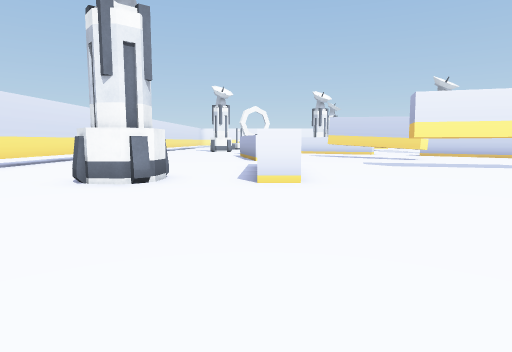
view 1 (above)

24 first-person views from a walk through a scene from a Unity 3-D project. The camera is 0.72 m above the floor, tilts 6° down and sees 75° across. The floor is counted in squares, 1 m on a side. Each view is taken from the middle of a square. On the plan, view 1 faces up. The plan holds only what a view shows up to about 10 squares ahead; the rest is blank. The place goes on beyond the plan.

view 2
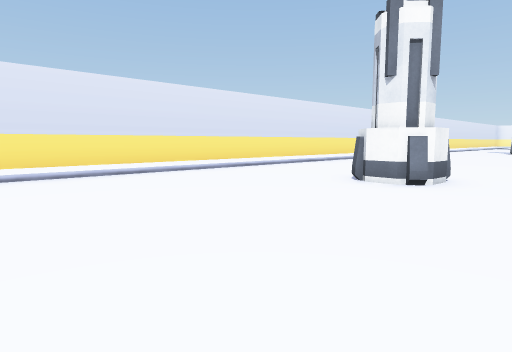

view 3
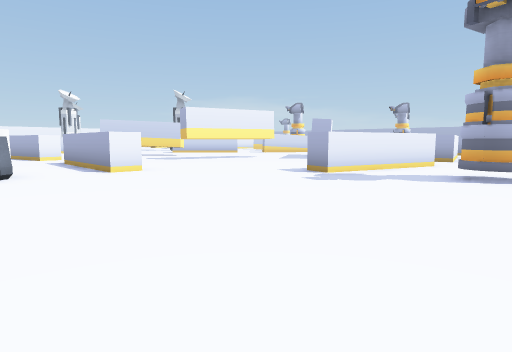

view 4
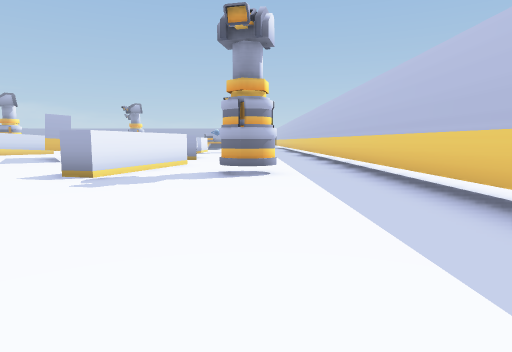

view 5
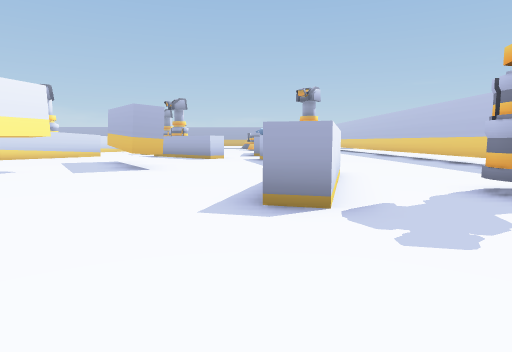

view 6
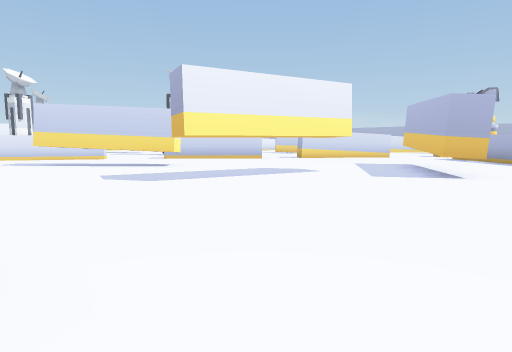

view 7
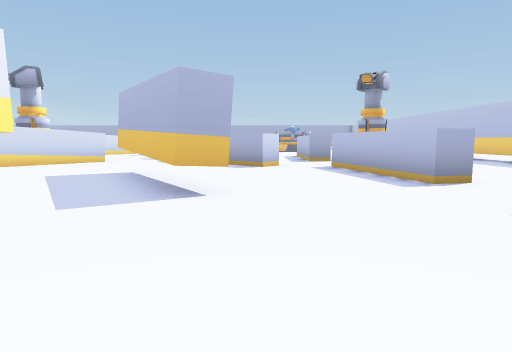

view 8
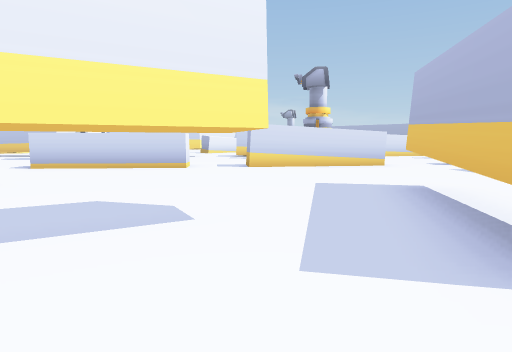

view 9
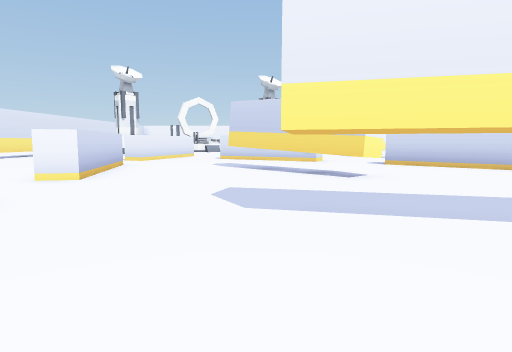

view 10
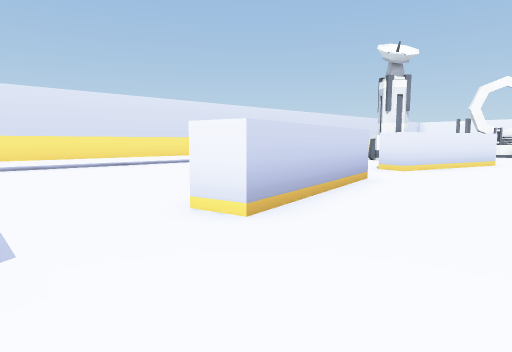

view 11
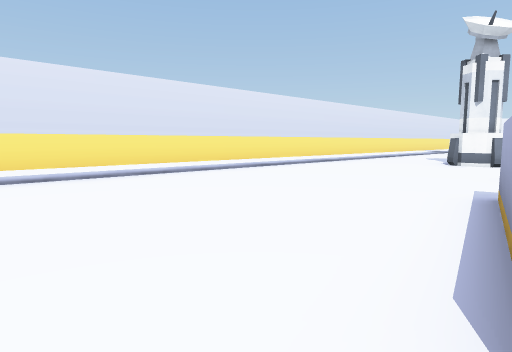

view 12
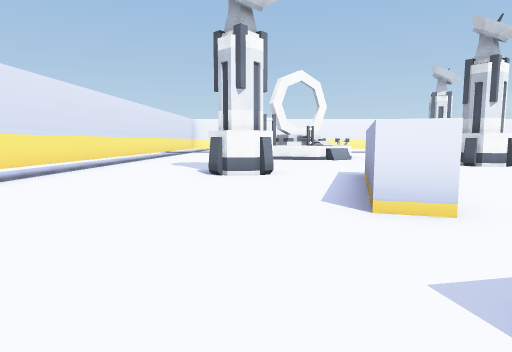

view 13
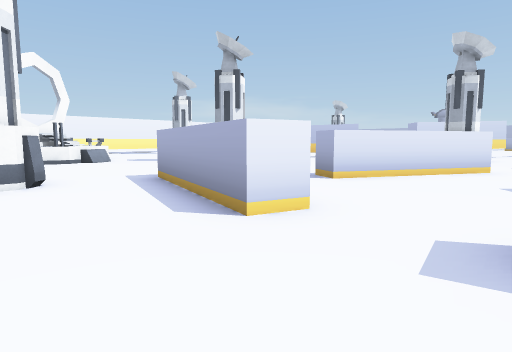

view 14
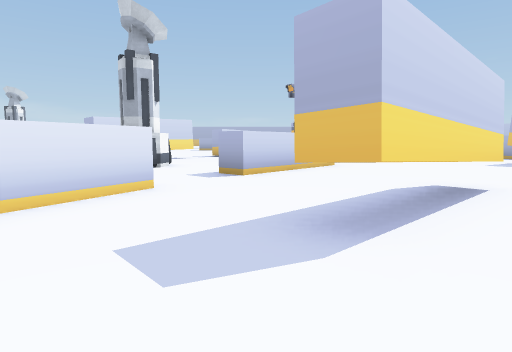

view 15
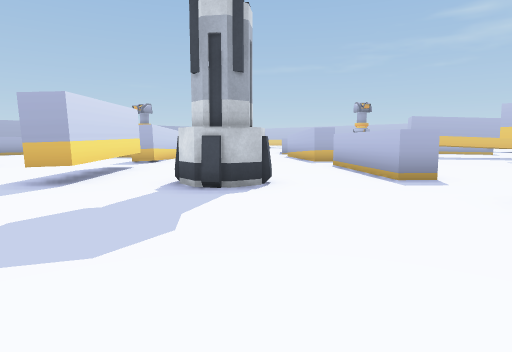

view 16
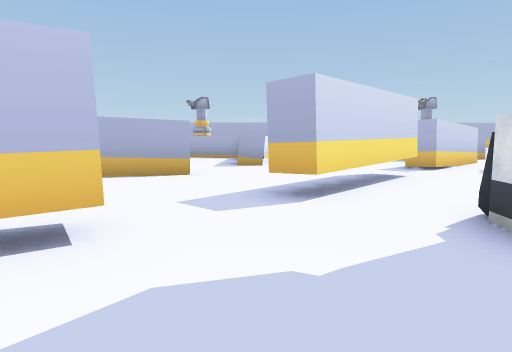

view 17
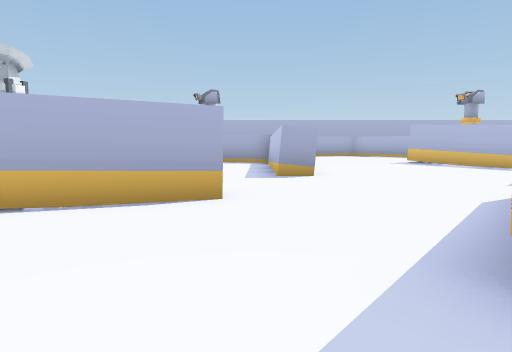

view 18
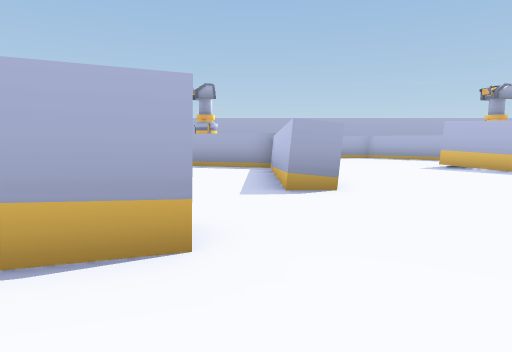

view 19
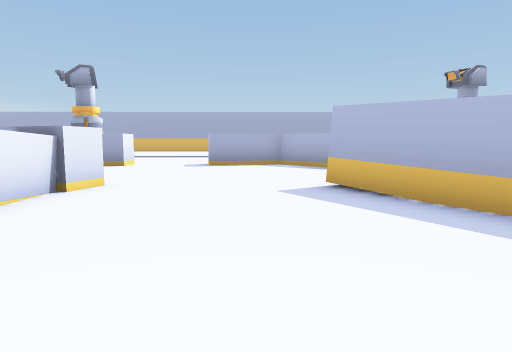

view 20
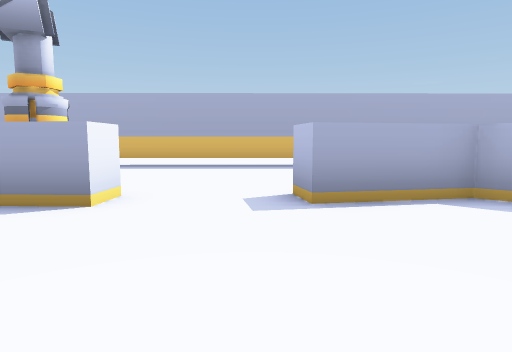

view 21
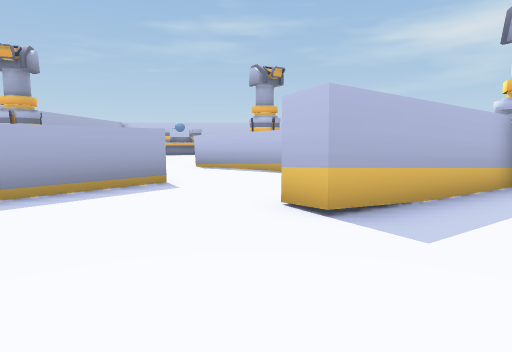

view 22
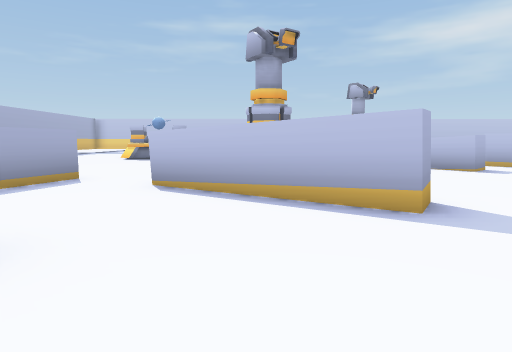

view 23
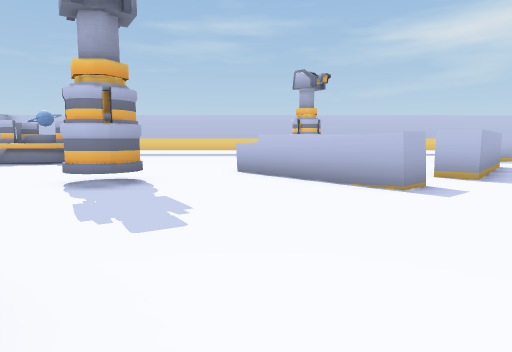

view 24
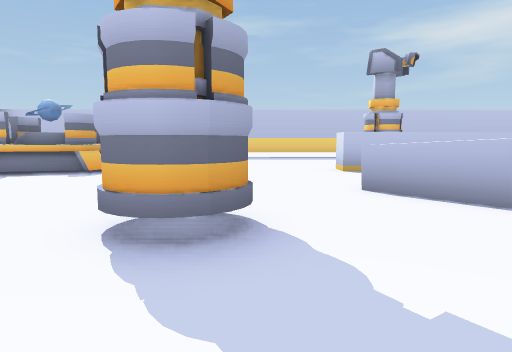

### Floor plan
Key: @ floor where view 1 was taken; # wall or solid block; . floor; ^ raised ledge; T thing the floor can be seen under or through; O other object.
Columns run from 7 left of view 1 to 33 right of it. Each row starts with its distance up from view 1.
 25 ##..  ...  OO       ..#      .#       O.#
 24 #.... ...  ..    #....#.......#  .#  ...#
 23 #...OO... .. ................## ..#.....#
 22 #...OO..#... ............###^#..........#
 21 #......##... .......T...................#
 20 #......#..#  ....OO..T............#.....#
 19 #......#..###....OO...T...........#
 18 #...........##..........#.........#
 17 #...................  ..##..##...##
 16 #......#.......###..   ..####...##
 15 #......#...#.....##.        ....#
 14 #......#....#.....#.       .......
 13 #......#....##......#     ..###...
 12 #...................###  .....##..#
 11 #.....................##.......#..# OO
 10 #.  ...............................
  9 #..  ..# ...TT  .........^....O....
  8 #... ..# .....TT..#......^^..OO.....
  7 #...OO.# ........##...##  ^^........
  6 #...OO.##.......##...##.   ^......
  5 #....................#.    .... ...
  4 #.....................     .... ..OO
  3 #..................... ####...   OOO
  2 #..........####..####      ...   OOOO
  1 #..................        ...   OO
  0    ....@...O........
 -1     .......OO.......
 -2     ..............
 -3       ............
 -4        ###########

Positions as (right, up) in squares from view 1, and headings:
1: (0, 0), facing up
2: (0, 0), facing up-left
3: (-3, -2), facing up-right
4: (-3, -1), facing right
5: (0, 3), facing right
6: (1, 4), facing up-right
7: (4, 5), facing right
8: (6, 6), facing up-right
9: (4, 6), facing up
10: (3, 10), facing up-left
11: (0, 11), facing up-left
12: (-2, 15), facing up
13: (-3, 16), facing up-right
14: (1, 16), facing right
15: (6, 23), facing down-right
16: (8, 22), facing right
17: (11, 23), facing right
18: (13, 23), facing right
19: (17, 19), facing right
20: (23, 21), facing right
21: (23, 21), facing down
22: (23, 17), facing down
23: (20, 14), facing down
24: (22, 11), facing down
